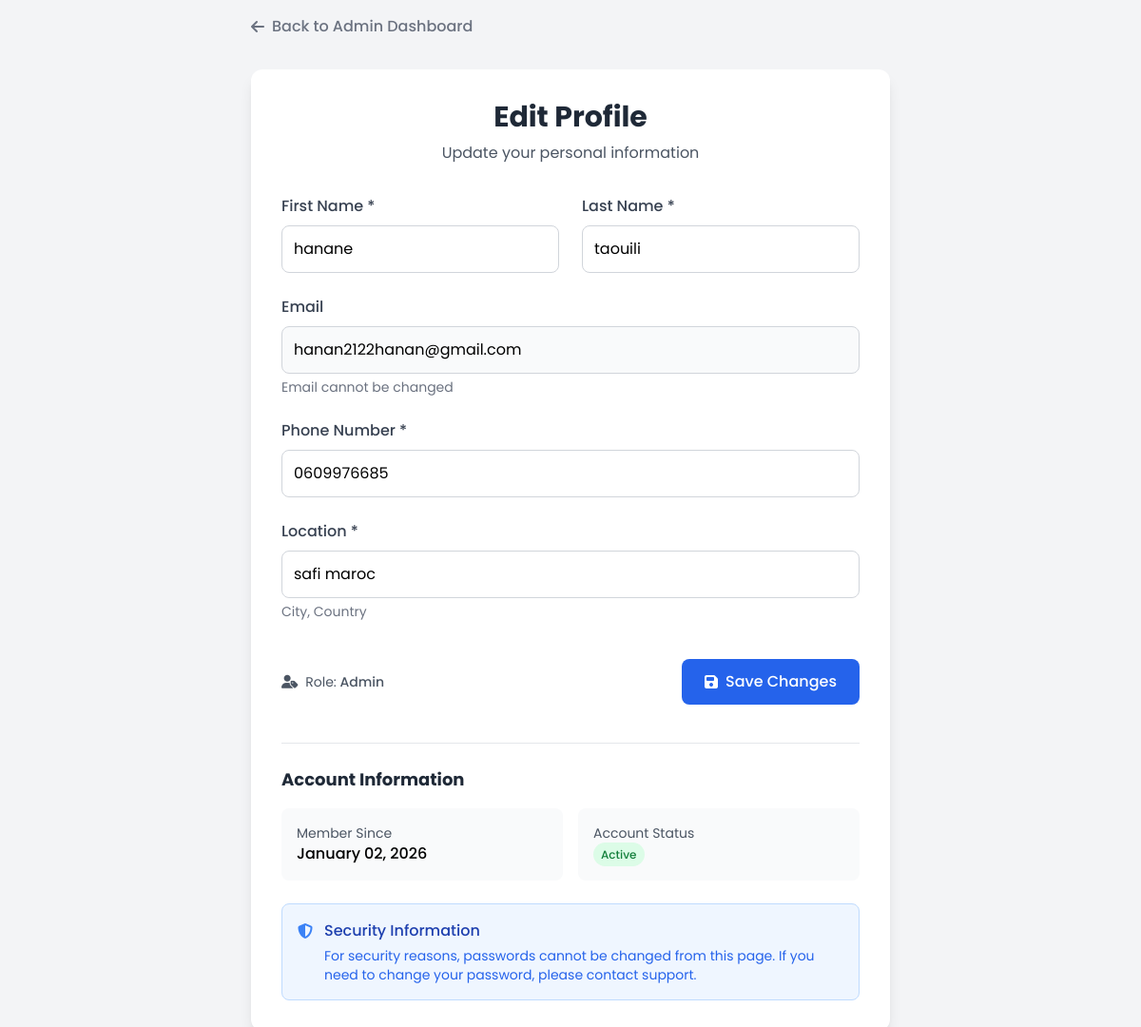
The app's page /dashboard/edit_profile.php (signed in) with its own data.
### tables this page shows
CREATE TABLE users (
    user_id INT PRIMARY KEY AUTO_INCREMENT,
    email VARCHAR(180) UNIQUE NOT NULL,
    password VARCHAR(255) NOT NULL,
    first_name VARCHAR(100) NOT NULL,
    last_name VARCHAR(100) NOT NULL,
    phone VARCHAR(20),
    location VARCHAR(50) NOT NULL,
    role ENUM('voyageur', 'hote', 'admin') DEFAULT 'voyageur',
    is_active BOOLEAN DEFAULT TRUE,
    created_at DATETIME DEFAULT CURRENT_TIMESTAMP
);

### classes/User.php (called while the page is built, shortened)
<?php
class User {
    public static function getById(int $userId): ?array {
        try {
            $db = Database::getInstance()->getConnection();
            $sql = "SELECT * FROM users WHERE user_id = :user_id";
            $stmt = $db->prepare($sql);
            $stmt->execute([':user_id' => $userId]);
            $user = $stmt->fetch();
            return $user ? $user : null;
        } catch (PDOException $e) {
            error_log("User getById error: " . $e->getMessage());
            return null;
        }
    }
}
?>

### dashboard/edit_profile.php (the view, shortened to what this page needs)
<?php
require_once '../classes/User.php';
$userId = $_SESSION['user_id'];
$user = User::getById($userId);
?>
<!DOCTYPE html>
<html lang="en">
<head>
    <script src="https://cdn.tailwindcss.com"></script>
    <link rel="stylesheet" href="https://cdnjs.cloudflare.com/ajax/libs/font-awesome/6.4.0/css/all.min.css">
</head>
<body class="bg-gray-100">
    <div class="min-h-screen flex items-center justify-center p-4">
        <div class="w-full max-w-2xl">
            <div class="mb-8">
                <?php if (isset($_SESSION['user_id'])): ?>
                    <?php if ($_SESSION['user_role'] === 'hote'): ?>
                        <a href="dashboardHote.php" class="inline-flex items-center font-medium text-gray-500 hover:text-gray-700">
                            <i class="fas fa-arrow-left mr-2"></i> Back to Host Dashboard
                        </a>
                    <?php elseif ($_SESSION['user_role'] === 'admin'): ?>
                        <a href="dashboardAdmin.php" class="inline-flex items-center font-medium text-gray-500 hover:text-gray-700">
                            <i class="fas fa-arrow-left mr-2"></i> Back to Admin Dashboard
                        </a>
                    <?php else: ?>
                        <a href="dashboardVoyageur.php" class="inline-flex items-center font-medium text-gray-500 hover:text-gray-700">
                            <i class="fas fa-arrow-left mr-2"></i> Back to Traveler Dashboard
                        </a>
                    <?php endif; ?>
                <?php endif; ?>
            </div>
            <div class="bg-white rounded-xl shadow-lg p-8">
                <div class="text-center mb-8">
                    <h1 class="text-3xl font-bold text-gray-800 mb-2">Edit Profile</h1>
                    <p class="text-gray-600">Update your personal information</p>
                </div>
                <form method="POST" class="space-y-6">
                    <div class="grid grid-cols-1 md:grid-cols-2 gap-6">
                        <div>
                            <label class="block text-gray-700 mb-2 font-medium">First Name *</label>
                            <input type="text" name="first_name" required
                                   class="w-full p-3 border border-gray-300 rounded-lg focus:ring-2 focus:ring-blue-500 focus:border-blue-500 transition"
                                   value="<?= htmlspecialchars($user['first_name'] ?? '') ?>">
                        </div>
                        <div>
                            <label class="block text-gray-700 mb-2 font-medium">Last Name *</label>
                            <input type="text" name="last_name" required
                                   class="w-full p-3 border border-gray-300 rounded-lg focus:ring-2 focus:ring-blue-500 focus:border-blue-500 transition"
                                   value="<?= htmlspecialchars($user['last_name'] ?? '') ?>">
                        </div>
                    </div>
                    <div>
                        <label class="block text-gray-700 mb-2 font-medium">Email</label>
                        <input type="email" disabled
                               class="w-full p-3 border border-gray-300 rounded-lg bg-gray-50"
                               value="<?= htmlspecialchars($user['email'] ?? '') ?>">
                        <p class="text-sm text-gray-500 mt-1">Email cannot be changed</p>
                    </div>
                    <div>
                        <label class="block text-gray-700 mb-2 font-medium">Phone Number *</label>
                        <input type="tel" name="phone" required
                               class="w-full p-3 border border-gray-300 rounded-lg focus:ring-2 focus:ring-blue-500 focus:border-blue-500 transition"
                               value="<?= htmlspecialchars($user['phone'] ?? '') ?>">
                    </div>
                    <div>
                        <label class="block text-gray-700 mb-2 font-medium">Location *</label>
                        <input type="text" name="location" required
                               class="w-full p-3 border border-gray-300 rounded-lg focus:ring-2 focus:ring-blue-500 focus:border-blue-500 transition"
                               value="<?= htmlspecialchars($user['location'] ?? '') ?>">
                        <p class="text-sm text-gray-500 mt-1">City, Country</p>
                    </div>
                    <div class="pt-4">
                        <div class="flex items-center justify-between">
                            <div>
                                <p class="text-sm text-gray-600">
                                    <i class="fas fa-user-tag mr-1"></i>
                                    Role: <span class="font-medium capitalize"><?= htmlspecialchars($user['role'] ?? 'traveler') ?></span>
                                </p>
                            </div>
                            <button type="submit" name="update_profile"
                                    class="px-6 py-3 bg-blue-600 text-white font-medium rounded-lg hover:bg-blue-700 focus:outline-none focus:ring-2 focus:ring-blue-500 focus:ring-offset-2 transition flex items-center">
                                <i class="fas fa-save mr-2"></i>
                                Save Changes
                            </button>
                        </div>
                    </div>
                </form>
                <div class="mt-10 pt-6 border-t border-gray-200">
                    <h3 class="text-lg font-bold text-gray-800 mb-4">Account Information</h3>
                    <div class="grid grid-cols-1 md:grid-cols-2 gap-4">
                        <div class="bg-gray-50 p-4 rounded-lg">
                            <p class="text-sm text-gray-600">Member Since</p>
                            <p class="font-medium">
                                <?php
                                if (isset($user['created_at'])) {
                                    echo date('F d, Y', strtotime($user['created_at']));
                                } else {
                                    echo 'Not available';
                                }
                                ?>
                            </p>
                        </div>
                        <div class="bg-gray-50 p-4 rounded-lg">
                            <p class="text-sm text-gray-600">Account Status</p>
                            <p class="font-medium">
                                <span class="px-2 py-1 rounded-full text-xs <?= $user['is_active'] ? 'bg-green-100 text-green-700' : 'bg-red-100 text-red-700' ?>">
                                    <?= $user['is_active'] ? 'Active' : 'Inactive' ?>
                                </span>
                            </p>
                        </div>
                    </div>
                </div>
                <div class="mt-6 bg-blue-50 border border-blue-200 rounded-lg p-4">
                    <div class="flex items-start">
                        <i class="fas fa-shield-alt text-blue-500 mt-1 mr-3"></i>
                        <div>
                            <p class="font-medium text-blue-800">Security Information</p>
                            <p class="text-sm text-blue-600 mt-1">
                                For security reasons, passwords cannot be changed from this page.
                                If you need to change your password, please contact support.
                            </p>
                        </div>
                    </div>
                </div>
            </div>
        </div>
    </div>
</body>
</html>

### dashboard/edit_profile.php (style rules this page uses)
body { font-family: 'Poppins', sans-serif; }

### records on screen
users: first_name "hanane", last_name "taouili", email "hanan2122hanan@gmail.com", phone "0609976685", location "safi maroc", role "Admin", created_at "January 02, 2026"
